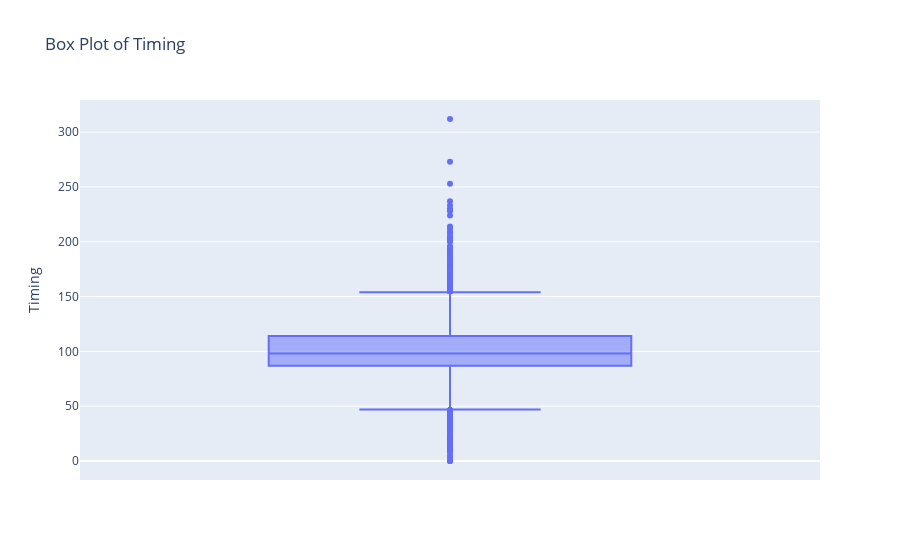

Notebook code cell kept with this figure:
### Code cell
fig = px.box(Mov, y='Timing', title='Box Plot of Timing')
fig

### Figure 1 — Plotly figure (JSON) as saved in the notebook; plotly's stock layout.template omitted (floating-point values rounded to 4 significant figures; data arrays with more than 128 entries replaced by an {"elided": "..."} marker saying what was removed)
{"data": [{"alignmentgroup": "True", "hovertemplate": "Timing=%{y}<extra></extra>", "legendgroup": "", "marker": {"color": "#636efa"}, "name": "", "notched": false, "offsetgroup": "", "orientation": "v", "showlegend": false, "type": "box", "x0": " ", "xaxis": "x", "y": {"elided": "6131 int values"}, "y0": " ", "yaxis": "y"}], "layout": {"boxmode": "group", "legend": {"tracegroupgap": 0}, "title": {"text": "Box Plot of Timing"}, "xaxis": {"anchor": "y", "domain": [0, 1]}, "yaxis": {"anchor": "x", "domain": [0, 1], "title": {"text": "Timing"}}}}
